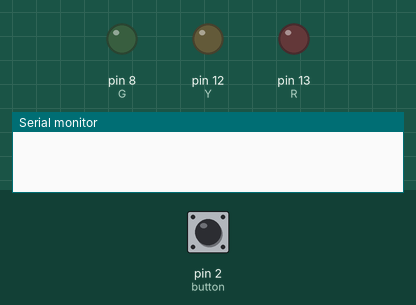
A sketch run on a simulated Arduino Uno, built with avr-gcc and run on an emulated ATmega328P. On the bench: output pins drawn as LEDs (lit = HIGH), the last lines printed to the serial monitor. The inputs (shaded band) are chosen by the test bench; at power-on: pin 2 (button) LOW.

Above: at 1.2 s.
1.3 s: pin 2 (button) pulled HIGH for 0.15 s
At 2.3 s:
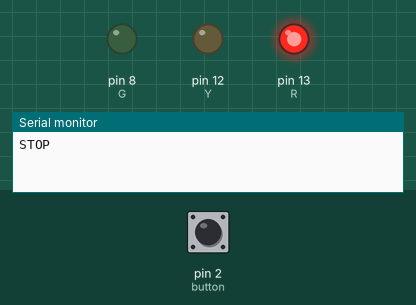
At 7.1 s:
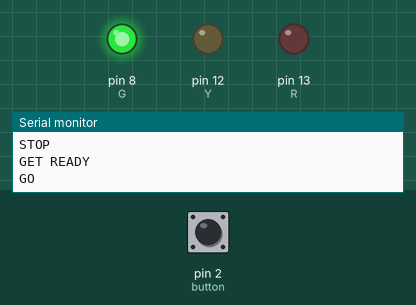
7.4 s: pin 2 (button) pulled HIGH for 1 s
At 12.0 s:
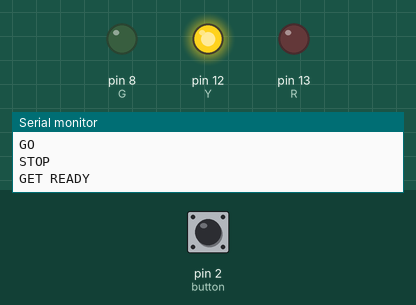
Timing chart, 0 to 16.8 s (numbered marks = the images above; inputs shaded):
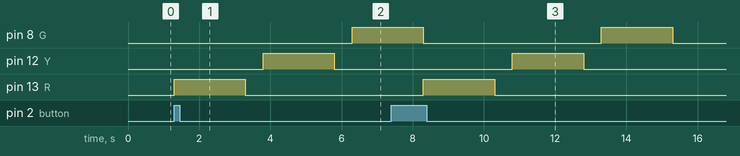

Measured:
- after the input at 1.3 s, pin 8 (G): LOW → HIGH after 5.0 s; pin 12 (Y): LOW → HIGH after 2.5 s, → LOW 2.0 s later; pin 13 (R): LOW → HIGH at once, → LOW 2.0 s later
- after the input at 7.4 s, pin 12 (Y): LOW → HIGH after 3.4 s, → LOW 2.0 s later; pin 13 (R): LOW → HIGH after 0.90 s, → LOW 2.0 s later

The sketch:

20_traffic_light1.ino
```cpp
int buttonState=0;
const int button=2;
int R=13;
int Y=12;
int G=8;

void setup()
{
  pinMode(R, OUTPUT);
  pinMode(G, OUTPUT);
  pinMode(Y, OUTPUT);
  pinMode(button, INPUT);
  Serial.begin(9600);
}

void loop ()
{
  buttonState=digitalRead(button);
  if (buttonState==1)
  {
    digitalWrite(R, HIGH);
    Serial.print("STOP\n");
    delay(2000);
    digitalWrite(R, LOW);
    delay(500);

    digitalWrite(Y, HIGH);
    Serial.print("GET READY\n");
    delay(2000);
    digitalWrite(Y, LOW);
    delay(500);

    digitalWrite(G, HIGH);
    Serial.print("GO\n");
    delay(2000);
    digitalWrite(G, LOW);
  }

}
```
